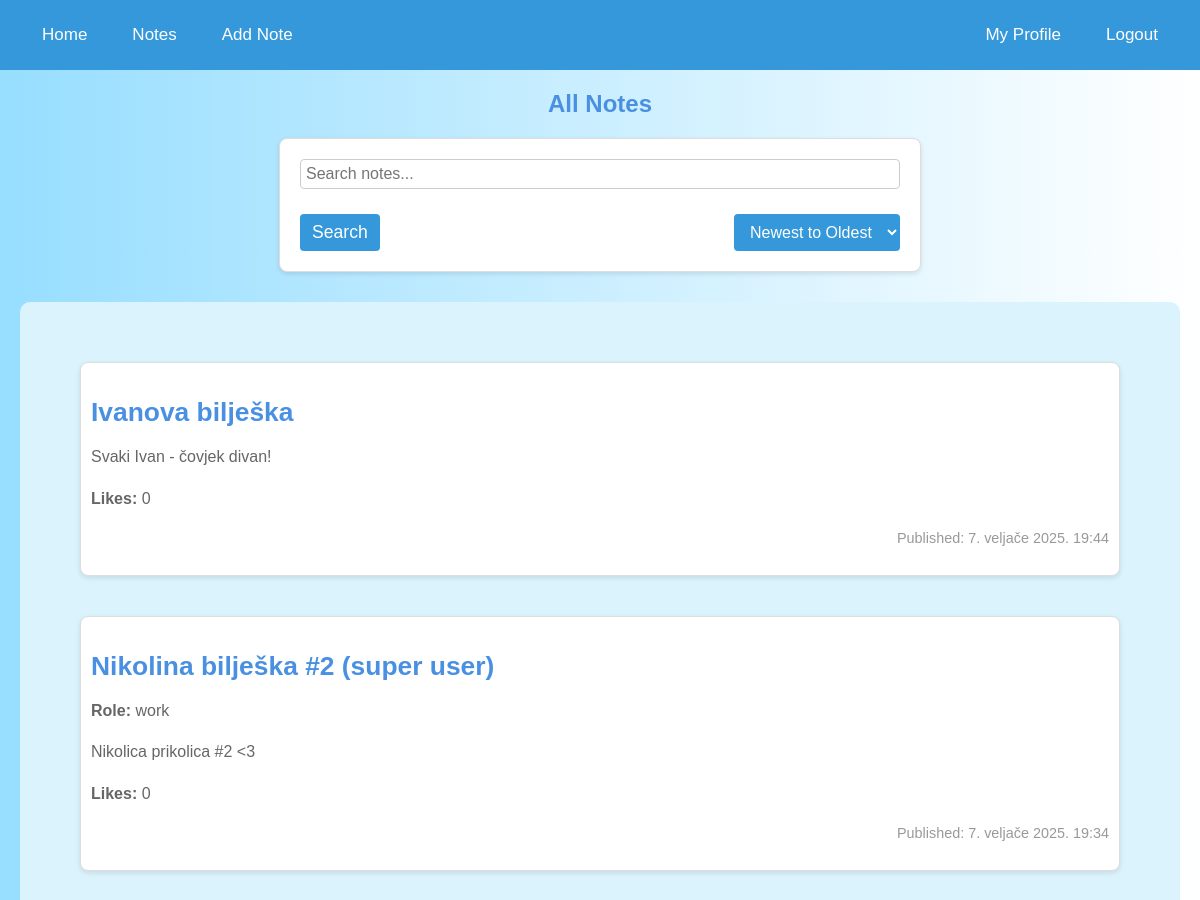
Before: /notes/ (signed in, upper part) with the older database file.
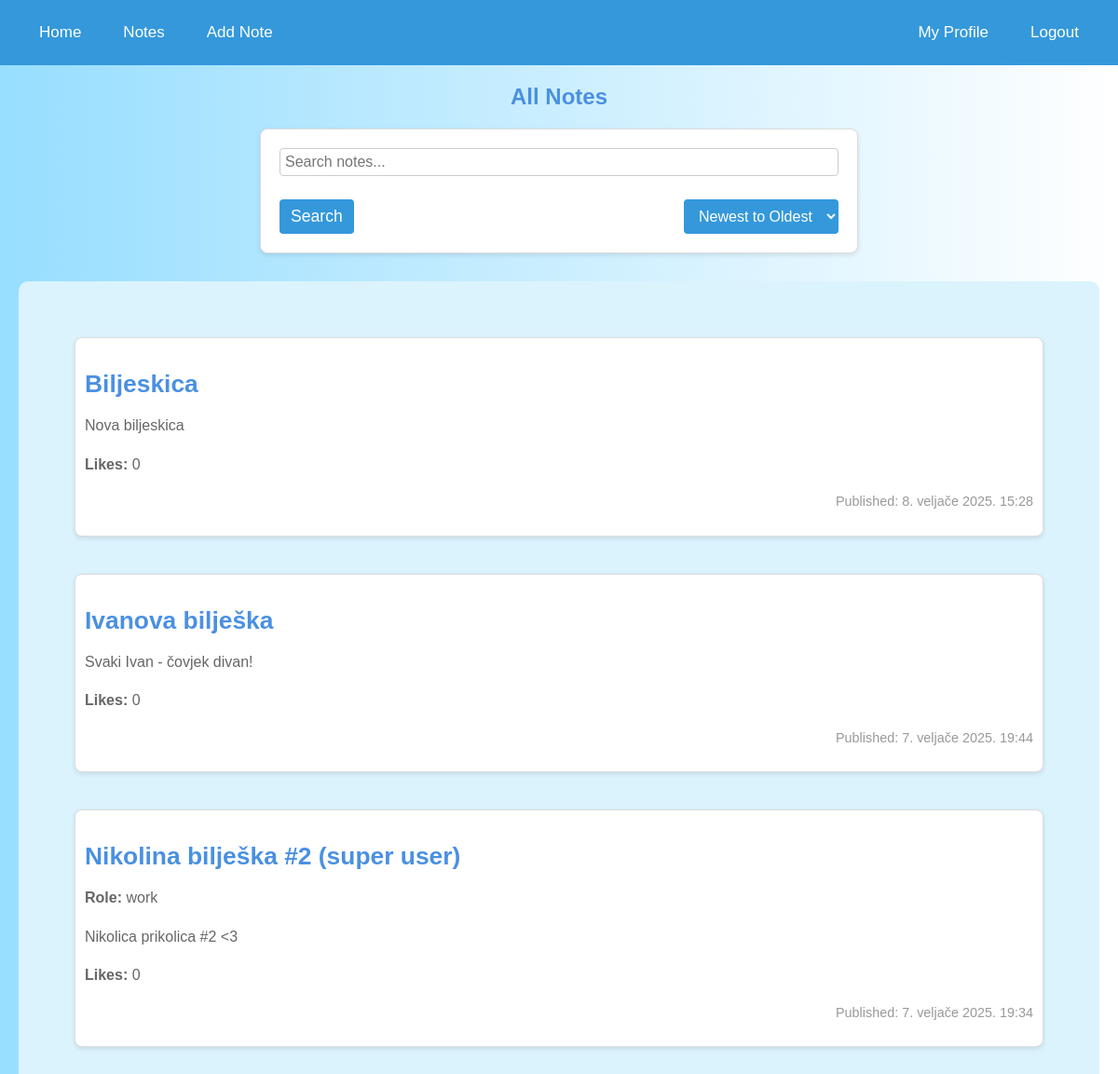
After: the same page with the newer database file.
### notes/models.py (models this page shows, shortened)
class Note(models.Model):
    ROLE_CHOICES = [
        ('hobbies', 'Hobbies'),
        ('movies', 'Movies'),
        ('school', 'School'),
        ('work', 'Work'),
        ('music', 'Music'),
        ('personal', 'Personal'),
    ]
    CATEGORY_CHOICES = [
        ('business', 'Business'),
        ('personal', 'Personal'),
    ]
    user = models.ForeignKey('accounts.CustomUser', on_delete=models.CASCADE, null=True, blank=True, related_name='notes')
    title = models.CharField(max_length=200)
    content = models.TextField()
    pub_date = models.DateTimeField(auto_now_add=True)
    likes = models.PositiveIntegerField(default=0)
    private_notes = models.ManyToManyField(PrivateNoteModel, blank=True)
    is_public = models.BooleanField(default=True)
    is_important = models.BooleanField(default=False)
    is_locked = models.BooleanField(default=False)
    password = models.CharField(max_length=100, null=True, blank=True)
    completed = models.BooleanField(default=False)
    is_private = models.BooleanField(default=False)
    role = models.CharField(max_length=20, choices=ROLE_CHOICES, blank=True, null=True)
    approved = models.BooleanField(default=False)
    category = models.CharField(max_length=20, choices=CATEGORY_CHOICES, default='personal', blank=True, null=True)

### notes/views.py (the view)
# urls.py: path('', views.index, name='index'),
def index(request):
    search_query = request.GET.get('search', '')
    order = request.GET.get('order', 'desc')
    if search_query:
        notes = Note.objects.filter(title__icontains=search_query, is_public= True)
    else:
        notes = Note.objects.filter(is_public = True)
    if request.user.is_authenticated:
         notes = notes | Note.objects.filter(user=request.user, is_private=True)
    if request.user.type == 'REGULARUSER':
        for note in notes:
            if note.user.type == 'SUPERUSER' and note.is_public:
                note.display_role = note.role
            else:
                note.display_role = None
    if order == 'asc':
        notes = notes.order_by('-is_important', 'pub_date')
    else:
        notes = notes.order_by( '-is_important', '-pub_date')
    context = {
        'latest_note_list': notes,
        'current_order': order,
        'search_query': search_query,
    }
    return render(request, 'notes/index.html', context)

### notes/templates/notes/index.html (shortened to what this page needs)
{% extends 'notes/base.html' %}
{% block content %}
    <h2>All Notes</h2>
    <form method="get" action="{% url 'notes:index' %}" class="sort-form">
        <input type="text" name="search" placeholder="Search notes..." value="{{ search_query }}">
        <div class="search-sort-buttons">
            <button type="submit" class="search-button">Search</button>
            <select name="order" onchange="this.form.submit()">
                <option value="desc" {% if current_order == 'desc' %}selected{% endif %}>Newest to Oldest</option>
            </select>
        </div>
    </form>
    <div class="notes-container">
        {% if user.is_authenticated %}
            {% for note in latest_note_list %}
                <div class="note {% if note.approved %}approved-note{% endif %}">
                    <h3><a href="{% url 'notes:detail' note.id %}">{{ note.title }}</a></h3>
                    {% if user.is_authenticated and note.user.type == 'SUPERUSER' %}
                        {% if note.role %}
                            <p><strong>Role:</strong> {{ note.role }}</p>
                        {% else %}
                            <p>No role assigned.</p>
                        {% endif %}
                    {% endif %}
                    <p>{{ note.content }}</p>
                    <p><strong>Likes:</strong> {{ note.likes }}</p>
                    <p>Published: {{ note.pub_date }}</p>
                </div>
            {% empty %}
                <p>No notes available.</p>
            {% endfor %}
        {% else %}
            <p>You need to be logged in to view the notes.</p>
        {% endif %}
    </div>
{% endblock %}

Changed rows visible on the page:
added Note: title "Biljeskica", content "Nova biljeskica", likes "0", pub_date "8. veljače 2025. 15:28"
